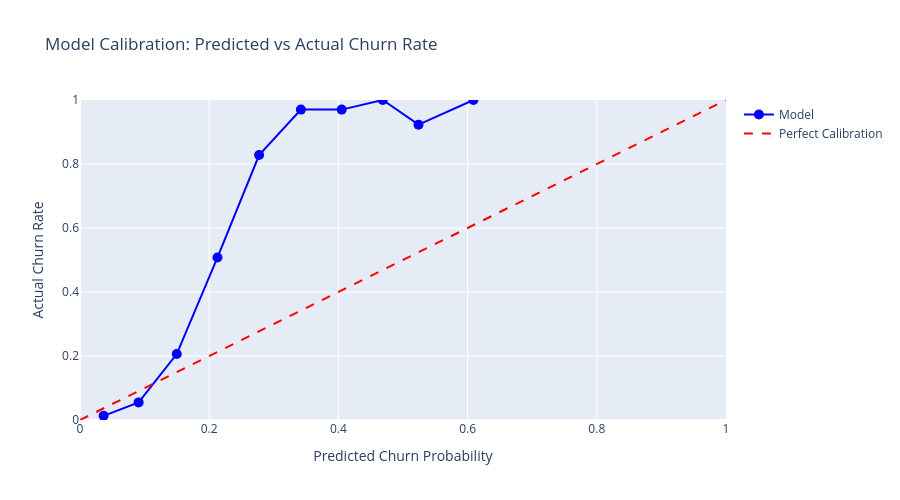

Source (notebook cell):
### Code cell
print("=" * 70)
print("MODEL CALIBRATION")
print("=" * 70)

# Calibration: Are predicted probabilities accurate?
# E.g., customers with 80% predicted churn should have ~80% actual churn

# Bin predictions into deciles
features['pred_bin'] = pd.cut(features['churn_probability'], bins=10)

calibration = features.groupby('pred_bin', observed=True).agg({
    'churned': ['count', 'sum', 'mean']
}).round(3)

calibration.columns = ['total_customers', 'churned_count', 'actual_churn_rate']
calibration['pred_churn_prob'] = features.groupby('pred_bin', observed=True)['churn_probability'].mean()

print("\nCalibration Table (Predicted Probability vs Actual Churn Rate):")
print(calibration)

# Visualization
fig = go.Figure()

fig.add_trace(go.Scatter(
    x=calibration['pred_churn_prob'],
    y=calibration['actual_churn_rate'],
    mode='markers+lines',
    name='Model',
    marker=dict(size=10, color='blue')
))

# Perfect calibration line
fig.add_trace(go.Scatter(
    x=[0, 1],
    y=[0, 1],
    mode='lines',
    name='Perfect Calibration',
    line=dict(color='red', dash='dash')
))

fig.update_layout(
    title='Model Calibration: Predicted vs Actual Churn Rate',
    xaxis_title='Predicted Churn Probability',
    yaxis_title='Actual Churn Rate',
    height=500,
    xaxis=dict(range=[0, 1]),
    yaxis=dict(range=[0, 1])
)
fig.show()

print("\n✓ Well-calibrated model: points close to diagonal")

### Figure 1 — Plotly figure (JSON) as saved in the notebook; plotly's stock layout.template omitted (floating-point values rounded to 4 significant figures)
{"data": [{"marker": {"color": "blue", "size": 10}, "mode": "markers+lines", "name": "Model", "type": "scatter", "x": [0.03655, 0.09072, 0.1498, 0.2128, 0.2773, 0.342, 0.4051, 0.4687, 0.524, 0.609], "y": [0.013, 0.055, 0.206, 0.508, 0.828, 0.97, 0.97, 1.0, 0.923, 1.0]}, {"line": {"color": "red", "dash": "dash"}, "mode": "lines", "name": "Perfect Calibration", "type": "scatter", "x": [0, 1], "y": [0, 1]}], "layout": {"height": 500, "title": {"text": "Model Calibration: Predicted vs Actual Churn Rate"}, "xaxis": {"range": [0, 1], "title": {"text": "Predicted Churn Probability"}}, "yaxis": {"range": [0, 1], "title": {"text": "Actual Churn Rate"}}}}
